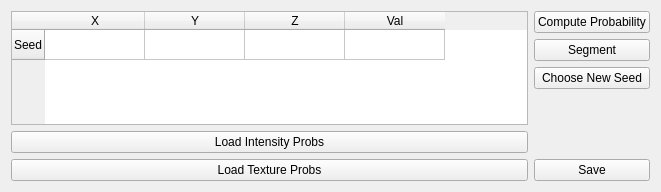
<?xml version="1.0" encoding="UTF-8"?>
<ui version="4.0">
 <class>VolumeSegmentationWidget</class>
 <widget class="QWidget" name="VolumeSegmentationWidget">
  <property name="geometry">
   <rect>
    <x>0</x>
    <y>0</y>
    <width>661</width>
    <height>192</height>
   </rect>
  </property>
  <property name="windowTitle">
   <string>VolumeSegmentationWidget</string>
  </property>
  <layout class="QHBoxLayout" name="horizontalLayout_2">
   <item>
    <layout class="QHBoxLayout" name="horizontalLayout">
     <item>
      <layout class="QVBoxLayout" name="verticalLayout">
       <item>
        <widget class="QTableWidget" name="tableWidget">
         <row>
          <property name="text">
           <string>Seed</string>
          </property>
         </row>
         <column>
          <property name="text">
           <string>X</string>
          </property>
         </column>
         <column>
          <property name="text">
           <string>Y</string>
          </property>
         </column>
         <column>
          <property name="text">
           <string>Z</string>
          </property>
         </column>
         <column>
          <property name="text">
           <string>Val</string>
          </property>
         </column>
        </widget>
       </item>
       <item>
        <widget class="QPushButton" name="intensityProbBtn">
         <property name="text">
          <string>Load Intensity Probs</string>
         </property>
        </widget>
       </item>
       <item>
        <widget class="QPushButton" name="textureProbBtn">
         <property name="text">
          <string>Load Texture Probs</string>
         </property>
        </widget>
       </item>
      </layout>
     </item>
    </layout>
   </item>
   <item>
    <layout class="QVBoxLayout" name="verticalLayout_2">
     <item>
      <widget class="QPushButton" name="probabilityBtn">
       <property name="text">
        <string>Compute Probability</string>
       </property>
      </widget>
     </item>
     <item>
      <widget class="QPushButton" name="segmentBtn">
       <property name="text">
        <string>Segment</string>
       </property>
      </widget>
     </item>
     <item>
      <widget class="QPushButton" name="newSeedBtn">
       <property name="text">
        <string>Choose New Seed</string>
       </property>
      </widget>
     </item>
     <item>
      <spacer name="verticalSpacer_2">
       <property name="orientation">
        <enum>Qt::Vertical</enum>
       </property>
       <property name="sizeHint" stdset="0">
        <size>
         <width>20</width>
         <height>40</height>
        </size>
       </property>
      </spacer>
     </item>
     <item>
      <widget class="QPushButton" name="saveBtn">
       <property name="text">
        <string>Save</string>
       </property>
      </widget>
     </item>
    </layout>
   </item>
  </layout>
 </widget>
 <layoutdefault spacing="6" margin="11"/>
 <resources/>
 <connections>
  <connection>
   <sender>intensityProbBtn</sender>
   <signal>clicked()</signal>
   <receiver>VolumeSegmentationWidget</receiver>
   <slot>loadIntensityProbs()</slot>
   <hints>
    <hint type="sourcelabel">
     <x>30</x>
     <y>123</y>
    </hint>
    <hint type="destinationlabel">
     <x>0</x>
     <y>144</y>
    </hint>
   </hints>
  </connection>
  <connection>
   <sender>textureProbBtn</sender>
   <signal>clicked()</signal>
   <receiver>VolumeSegmentationWidget</receiver>
   <slot>loadTextureProbs()</slot>
   <hints>
    <hint type="sourcelabel">
     <x>62</x>
     <y>156</y>
    </hint>
    <hint type="destinationlabel">
     <x>26</x>
     <y>183</y>
    </hint>
   </hints>
  </connection>
  <connection>
   <sender>probabilityBtn</sender>
   <signal>clicked()</signal>
   <receiver>VolumeSegmentationWidget</receiver>
   <slot>computeProbability()</slot>
   <hints>
    <hint type="sourcelabel">
     <x>486</x>
     <y>29</y>
    </hint>
    <hint type="destinationlabel">
     <x>373</x>
     <y>48</y>
    </hint>
   </hints>
  </connection>
  <connection>
   <sender>segmentBtn</sender>
   <signal>clicked()</signal>
   <receiver>VolumeSegmentationWidget</receiver>
   <slot>segment()</slot>
   <hints>
    <hint type="sourcelabel">
     <x>507</x>
     <y>60</y>
    </hint>
    <hint type="destinationlabel">
     <x>559</x>
     <y>77</y>
    </hint>
   </hints>
  </connection>
  <connection>
   <sender>newSeedBtn</sender>
   <signal>clicked()</signal>
   <receiver>VolumeSegmentationWidget</receiver>
   <slot>newSeed()</slot>
   <hints>
    <hint type="sourcelabel">
     <x>409</x>
     <y>98</y>
    </hint>
    <hint type="destinationlabel">
     <x>382</x>
     <y>119</y>
    </hint>
   </hints>
  </connection>
  <connection>
   <sender>saveBtn</sender>
   <signal>clicked()</signal>
   <receiver>VolumeSegmentationWidget</receiver>
   <slot>save()</slot>
   <hints>
    <hint type="sourcelabel">
     <x>521</x>
     <y>162</y>
    </hint>
    <hint type="destinationlabel">
     <x>558</x>
     <y>174</y>
    </hint>
   </hints>
  </connection>
 </connections>
 <slots>
  <slot>loadIntensityProbs()</slot>
  <slot>loadTextureProbs()</slot>
  <slot>computeProbability()</slot>
  <slot>segment()</slot>
  <slot>save()</slot>
  <slot>newSeed()</slot>
 </slots>
</ui>
